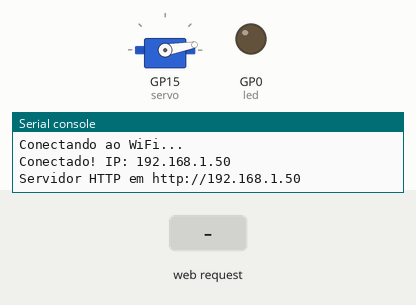
Recording of a program running on a simulated Raspberry Pi Pico running MicroPython. Shown: servo, output pins drawn as LEDs (lit = HIGH), the last lines printed to the serial console. The test bench sets the inputs (shaded band). WiFi joins after 1.5 s; servo angles are drawn from the pulse width (0.5 ms = 0°, 2.5 ms = 180°).

Above: at 3.7 s.
3.8 s: HTTP request GET /door/open received
At 4.7 s:
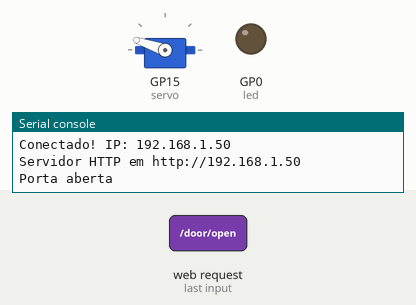
5.3 s: HTTP request GET /led/on received
At 5.8 s:
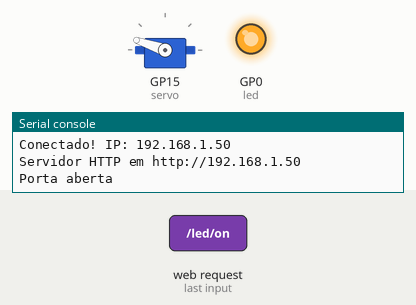
6.8 s: HTTP request GET /door/close received
At 8.0 s:
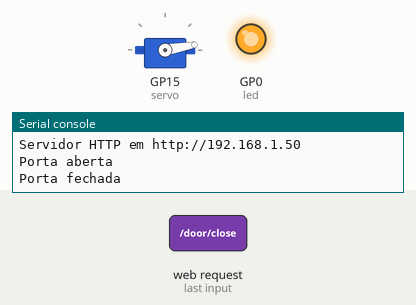
8.3 s: HTTP request GET /led/off received
At 9.3 s:
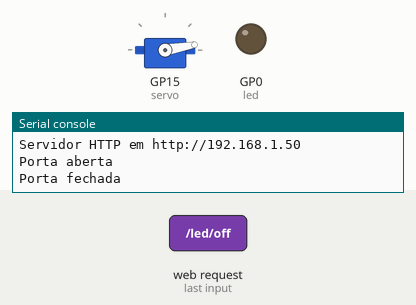
Timing chart, 0 to 10.8 s (numbered marks = the images above; inputs shaded):
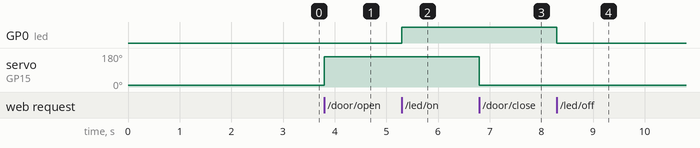

Measured:
- after the input at 3.8 s, servo on GP15 (servo): 10° → 161° at once
- after the input at 5.3 s, GP0 (led): LOW → HIGH at once
- after the input at 6.8 s, servo on GP15 (servo): 161° → 10° at once
- after the input at 8.3 s, GP0 (led): HIGH → LOW at once

The program:

main.py
```python
import network
import socket
import machine
import time

SSID     = "A35Y"
PASSWORD = "1nf0rm4l"

# LED no GP0
led = machine.Pin(0, machine.Pin.OUT)
led.off()
led_state = False

# Servo no GP15
servo = machine.PWM(machine.Pin(15))
servo.freq(50)
porta_aberta = False

def set_angle(angle):
    duty = int(2000 + (7500 - 2000) * angle / 180)
    servo.duty_u16(duty)

def abrir_porta():
    global porta_aberta
    set_angle(180
              )
    porta_aberta = True
    print("Porta aberta")

def fechar_porta():
    global porta_aberta
    set_angle(0)
    porta_aberta = False
    print("Porta fechada")

time.sleep(1)
fechar_porta()

# Conecta ao WiFi
wlan = network.WLAN(network.STA_IF)
wlan.active(True)
wlan.connect(SSID, PASSWORD)

print("Conectando ao WiFi...")
for _ in range(20):
    if wlan.isconnected():
        break
    time.sleep(0.5)

if not wlan.isconnected():
    print("Falha ao conectar ao WiFi")
else:
    ip = wlan.ifconfig()[0]
    print("Conectado! IP:", ip)

    addr = socket.getaddrinfo("0.0.0.0", 80)[0][-1]
    s = socket.socket()
    s.setsockopt(socket.SOL_SOCKET, socket.SO_REUSEADDR, 1)
    s.bind(addr)
    s.listen(5)
    print("Servidor HTTP em http://" + ip)

    while True:
        cl, _ = s.accept()
        request = cl.recv(1024).decode()
        first_line = request.split("\r\n")[0]

        if "GET /led/on" in first_line:
            led.on()
            led_state = True
        elif "GET /led/off" in first_line:
            led.off()
            led_state = False
        elif "GET /door/open" in first_line:
            abrir_porta()
        elif "GET /door/close" in first_line:
            fechar_porta()

        body = (
            '{"led":"' + ("on" if led_state else "off") + '",'
            '"door":"' + ("open" if porta_aberta else "closed") + '"}'
        )
        response = (
            "HTTP/1.1 200 OK\r\n"
            "Content-Type: application/json\r\n"
            "Access-Control-Allow-Origin: *\r\n"
            "Content-Length: " + str(len(body)) + "\r\n"
            "\r\n" + body
        )
        cl.send(response)
        cl.close()
```
